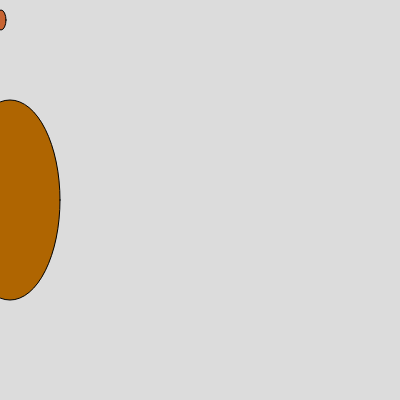
Frame 1 (no input)
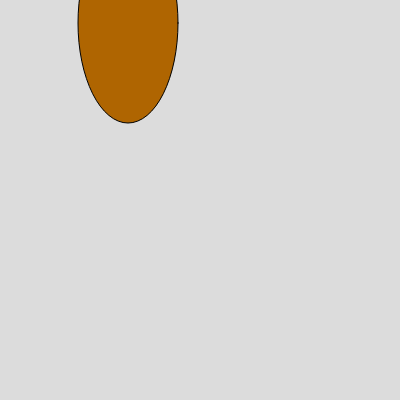
Frame 60 (no input)
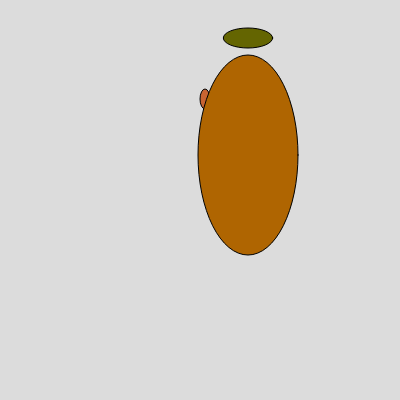
Frame 120 (the mouse pressed at the canvas centre since frame 60)

The p5.js sketch that drew these frames (run headless with seeded random() and noise() and a simulated clock; from frame 60 on, the mouse is pressed at the canvas centre):

// p5.js sketch
// ── sketch.js
// let x = 1;
// let xdir = 1;
// let y = 1;
// let ydir = 1;
// let w = 10;
// let h = 10;

let ball = {
  x: 1,
  y: 20,
  xdir: 1,
  ydir: -1,
  w: 10,
  h: 20,
  r: 200,
  g: 100,
  b: 50
};

let balloon = {
  x: 10,
  y: 200,
  xdir: 2,
  ydir: -2,
  w: 100,
  h: 20,
  r: 100,
  g: 101,
  b: 1
};

let hotairballoon = {
  x: 10,
  y: 200,
  xdir: 2,
  ydir: -3,
  w: 100,
  h: 200,
  r: 2,
  g: 101,
  b: 1  
};

function setup() {
  createCanvas(400, 400);
  ball.xdir = random(-4,4);
  balloon.w = random(10,200);
  hotairballoon.r = random(100,200);
}

function draw() {
  background(220);
  drawShape(ball);
  moveShape(ball);
  checkBounce(ball);
  
  drawShape(balloon);
  moveShape(balloon);
  checkBounce(balloon);
  
  drawShape(hotairballoon);
  moveShape(hotairballoon);
  checkBounce(hotairballoon);
  
}

function drawShape(whichShape) {
  // draw shape
  fill(whichShape.r, whichShape.g, whichShape.b);
  ellipse(whichShape.x,whichShape.y,whichShape.w,whichShape.h);
}

function moveShape(whichShape) {
  // move shape
  whichShape.x = whichShape.x + whichShape.xdir;
  whichShape.y = whichShape.y + whichShape.ydir;
}
  
function checkBounce(whichShape) {
  // check bounce
  if (whichShape.x >= width || whichShape.x <= 0) {
    whichShape.xdir = whichShape.xdir * -1;
  }
  
  if (whichShape.y >= height || whichShape.y <= 0) {
    whichShape.ydir = whichShape.ydir * -1;
  }  
}
